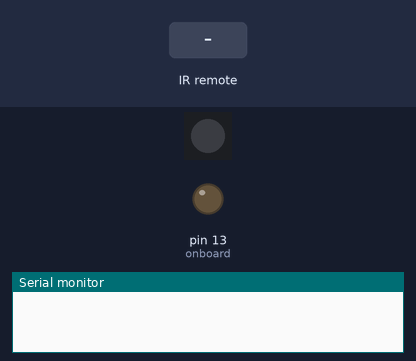
A sketch run on a simulated Arduino Uno, built with avr-gcc and run on an emulated ATmega328P. Shown: 1 RGB LEDs in strip order, left to right, output pins drawn as LEDs (lit = HIGH), the last lines printed to the serial monitor. Inputs (shaded band) come from the test bench.

Above: at 0.1 s.
At 6.2 s:
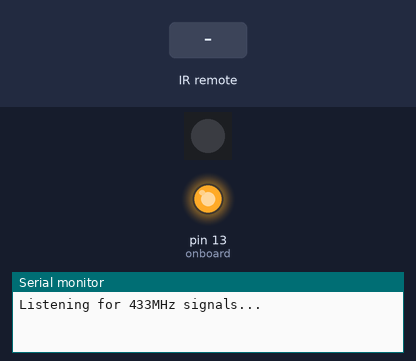
6.3 s: infrared code 0x56B585D3 received
At 6.8 s:
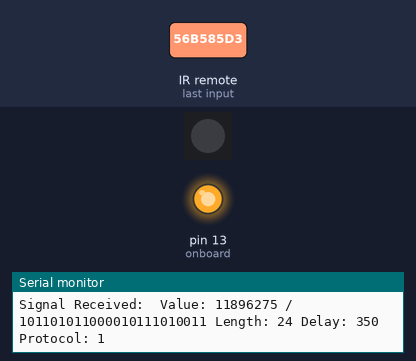
Timing chart, 0 to 9.3 s (numbered marks = the images above; inputs shaded):
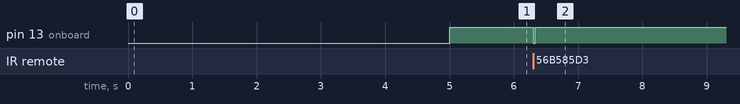

Measured:
- after the input at 6.3 s, pin 13 (onboard): HIGH → LOW at once, → HIGH 0.03 s later

The sketch:

doorbell_notifier.ino
```cpp
// Listens for a signal from a 433MHz receiver unit (like the cheap chinese ones for example).
// Can be setup to display found codes on serial, and/or activate an LED (WS2812B//Adafruit Neopixel in this example) when a known signal is found

// *** IMPORTANT NOTE: Receiver data pin should go to "interrupt 0" => that is pin #2 for Uno; #3 for Leonardo *** //
// Darren Gibbard -- 03/03/2016

// Requires the Neopixel Library to drive WS2812B LEDs - not needed if you just want a normal LED; but some code changes required.
#include <Adafruit_NeoPixel.h>

// RCSwitch library required for managing 433MHz signals from the doorbell.
#include <RCSwitch.h>

// Optional part of the Neopixel stuff. Probably not needed :)
#ifdef __AVR__
  #include <avr/power.h>
#endif

#define PIN            0  // Neopixel is on Digital Pin 0
#define NUMPIXELS      1  // We only have the one pixel (they're power hungry - best go easy driving them direct off an arduino!)
Adafruit_NeoPixel pixels = Adafruit_NeoPixel(NUMPIXELS, PIN, NEO_GRB + NEO_KHZ800); // Setup the pixel
int onboard = 13;  // Onboard LED pin

RCSwitch mySwitch = RCSwitch();
void setup() {
  Serial.begin(9600); // Initialize the Serial port
  pixels.begin(); // This initializes the NeoPixel library.
  pixels.setPixelColor(0, pixels.Color(0,0,0)); // Set the pixel to off
  pixels.show(); // Apply pixel settings
  pinMode(onboard, OUTPUT); // Enable the onboard LED
  // Give time for serial monitor to connect!
  delay(5000);
  digitalWrite(onboard, HIGH); // Set onboard LED on.
  Serial.println("Listening for 433MHz signals...");
  mySwitch.enableReceive(0);  // Receiver on interrupt 0 => that is pin #2 for Uno; #3 for Leonardo
}
void loop() {
  if (mySwitch.available()) {

    // Set the Indicator LED off, so people know we've stopped listening for a second:
    digitalWrite(onboard, LOW);

    // Print to Serial information about the signal we found (Use the first value for checking received codes)
    // -- Feel free to comment this section out once you know what codes you're interested in!
    Serial.print("Signal Received:  ");
    Serial.print("Value: "); Serial.print(mySwitch.getReceivedValue() );
    Serial.print(" / "); Serial.print(mySwitch.getReceivedValue(), BIN);
    Serial.print(" Length: "); Serial.print(mySwitch.getReceivedBitlength() );
    Serial.print(" Delay: "); Serial.print(mySwitch.getReceivedDelay() );
    Serial.print(" Protocol: "); Serial.println(mySwitch.getReceivedProtocol());

    // Check the received code against our known doorbell codes :)
    if ((mySwitch.getReceivedValue() == 1454736851)||(mySwitch.getReceivedValue() == 1745540499 )){
      // If it's one of the codes we're after, light up our Pixel (WS2812B)
      Serial.print("Doorbell Identified! Lighting up.");
      pixels.setPixelColor(0, pixels.Color(10,180,10)); // Moderately bright green color.
      pixels.show();
      delay(10000); // Leave it on for 10s
      pixels.setPixelColor(0, pixels.Color(0,0,0)); // Turn it off.
      pixels.show();
    }
    mySwitch.resetAvailable(); // Start the listening again.
    digitalWrite(onboard, HIGH); // Turn the onboard LED back on to show we're listening.
  }
}
```
